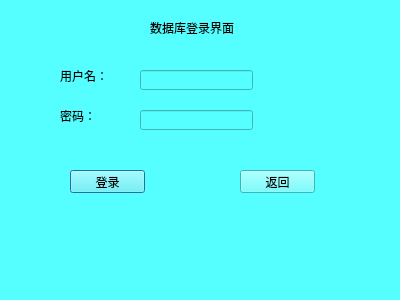
<?xml version="1.0" encoding="UTF-8"?>
<ui version="4.0">
 <class>Dialog2</class>
 <widget class="QDialog" name="Dialog2">
  <property name="geometry">
   <rect>
    <x>0</x>
    <y>0</y>
    <width>400</width>
    <height>300</height>
   </rect>
  </property>
  <property name="windowTitle">
   <string>Dialog</string>
  </property>
  <property name="styleSheet">
   <string notr="true">font: 75 italic 11pt &quot;Aharoni&quot;;
background-color: rgb(85, 255, 255);</string>
  </property>
  <widget class="QLabel" name="label">
   <property name="geometry">
    <rect>
     <x>150</x>
     <y>20</y>
     <width>91</width>
     <height>16</height>
    </rect>
   </property>
   <property name="text">
    <string>数据库登录界面</string>
   </property>
  </widget>
  <widget class="QLabel" name="label_2">
   <property name="geometry">
    <rect>
     <x>60</x>
     <y>70</y>
     <width>54</width>
     <height>12</height>
    </rect>
   </property>
   <property name="text">
    <string>用户名：</string>
   </property>
  </widget>
  <widget class="QLabel" name="label_3">
   <property name="geometry">
    <rect>
     <x>60</x>
     <y>110</y>
     <width>54</width>
     <height>12</height>
    </rect>
   </property>
   <property name="text">
    <string>密码：</string>
   </property>
  </widget>
  <widget class="QLineEdit" name="lineEdit">
   <property name="geometry">
    <rect>
     <x>140</x>
     <y>70</y>
     <width>113</width>
     <height>20</height>
    </rect>
   </property>
  </widget>
  <widget class="QLineEdit" name="lineEdit_2">
   <property name="geometry">
    <rect>
     <x>140</x>
     <y>110</y>
     <width>113</width>
     <height>20</height>
    </rect>
   </property>
  </widget>
  <widget class="QPushButton" name="pushButton">
   <property name="geometry">
    <rect>
     <x>70</x>
     <y>170</y>
     <width>75</width>
     <height>23</height>
    </rect>
   </property>
   <property name="text">
    <string>登录</string>
   </property>
  </widget>
  <widget class="QPushButton" name="pushButton_2">
   <property name="geometry">
    <rect>
     <x>240</x>
     <y>170</y>
     <width>75</width>
     <height>23</height>
    </rect>
   </property>
   <property name="text">
    <string>返回</string>
   </property>
  </widget>
 </widget>
 <resources/>
 <connections/>
</ui>
